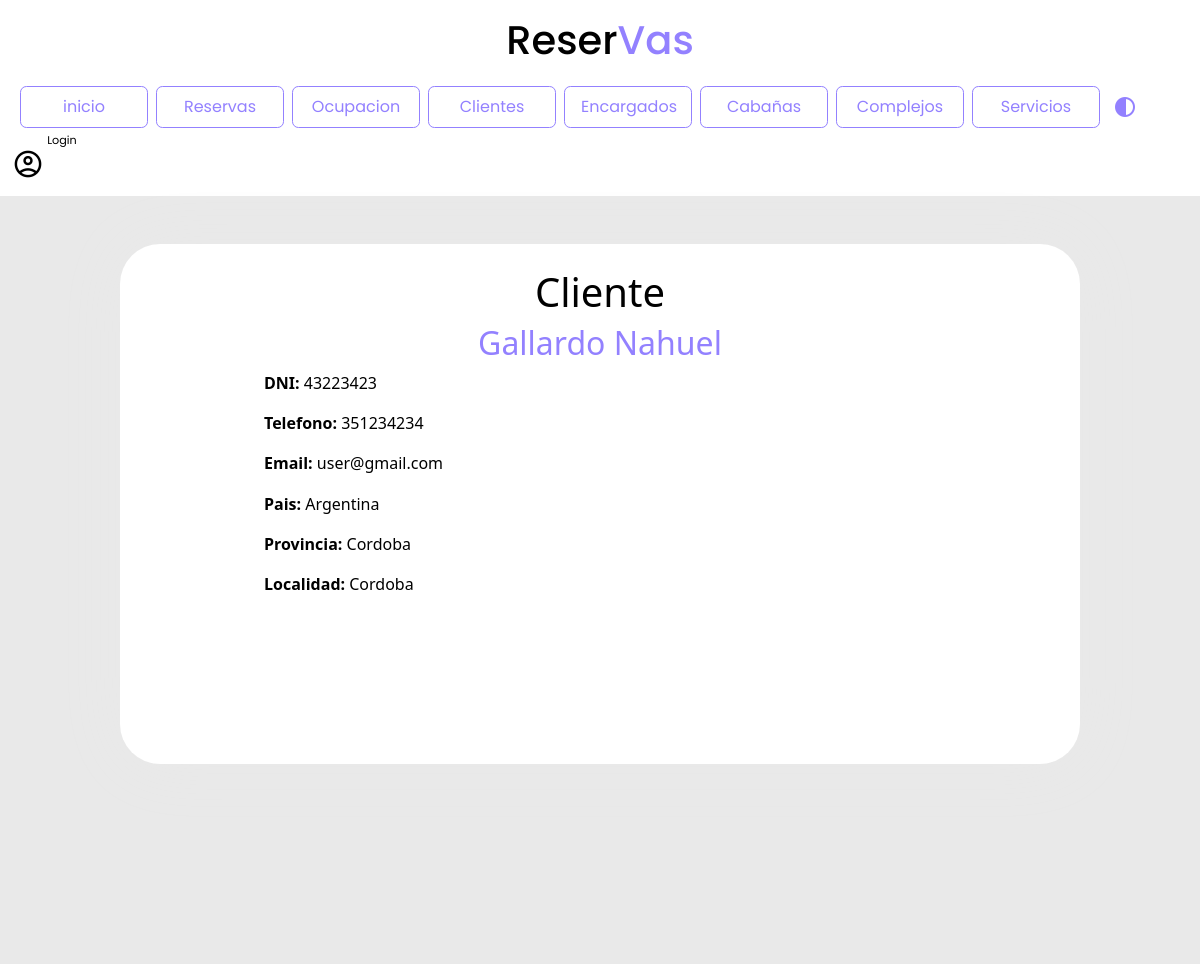
The app's page /reservas/clientes/1/ with its own data.
### reservas/models.py (models this page shows, shortened)
class Cliente(models.Model):
    dni = models.IntegerField()
    apellido_nombre = models.CharField(max_length=100)
    telefono = models.CharField(max_length=30)
    email = models.CharField(max_length=50, default="user@gmail.com")
    pais = models.CharField(max_length=30, default="Argentina")
    provincia = models.CharField(max_length=30, default="Cordoba")
    localidad = models.CharField(max_length=30, default="Cordoba")

### reservas/views.py (the view)
# urls.py: path('clientes/<int:cliente_id>/', views.detalle_cliente, name='detalle_cliente'),
def detalle_cliente(request, cliente_id):
    cliente = Cliente.objects.get(id=cliente_id) #solo toma el id del cliente         #toma todos los atributos del cliente
    context = {
        'cliente': cliente
    }
    return render(request, 'detalle_cliente.html', context)

### reservas/templates/detalle_cliente.html
{% include 'navbar.html' %}
{% block content %}
<div class="contenedorDetalle">
    <div class="detalle">
        <h1>Cliente</h1>
        <h2>{{ cliente.apellido_nombre }}</h2>
        <p><strong>DNI: </strong> {{ cliente.dni}}</p>
        <p><strong>Telefono: </strong> {{ cliente.telefono}}</p>
        <p><strong>Email: </strong> {{ cliente.email}}</p>
        <p><strong>Pais: </strong> {{ cliente.pais}}</p>
        <p><strong>Provincia: </strong> {{ cliente.provincia}}</p>
        <p><strong>Localidad: </strong> {{ cliente.localidad}}</p>
    </div>
</div>
{% endblock %}

### reservas/static/css/general.css (style rules this page uses)
:root { --font-family: 'poppins' sans-serif ; --color-primary: #9381ff; --color-danger: #e16f7c; --color-white: #fff; --color-dark: #000; --color-cyan: #51D6FF; --color-Terciary:#ff8811; --color-dark-variant: #E8F1F2; --color-background: #e9e9e9; --card-border-radius: 2rem; --border-radius-1: 0.4rem; --border-radius-2: 1.2rem; --card-padding: 1.8rem; --padding-1: 1.2rem; --box-shadow: 0 1rem 2rem var(--color-light); --bs-emphasis-color:var(--color-danger); --bs-table-striped-color:var(--color-dark-variant) }
html, body { margin: 0; padding: 0; height: 100%; width: 100%; background-color: var(--color-background); }
.detalle h1,h3,h4,p { color: var(--color-dark); }
.contenedorDetalle { margin: 0rem; margin-top: -2rem; padding: 0rem; background-color: var(--color-background); height:100vh; }
.detalle { position: relative; width: 80%; height: 65vh; margin: auto; top: 5rem; background-color: var(--color-white); border-radius: 2.5rem; box-shadow: 0.05rem 0.05rem 4rem var(--color-background); transition: ease 0.5s; }
.detalle h1 { text-align: center; padding-top: 1.5rem; }
.detalle h2 { text-align: center; color: #9381ff; }
.detalle p { padding-left: 3rem; padding-top: 0.02rem; }
p { width: 80%; margin: auto; }

### records on screen
Cliente: apellido_nombre "Gallardo Nahuel", dni "43223423", telefono "351234234", email "user@gmail.com", pais "Argentina", provincia "Cordoba", localidad "Cordoba"
